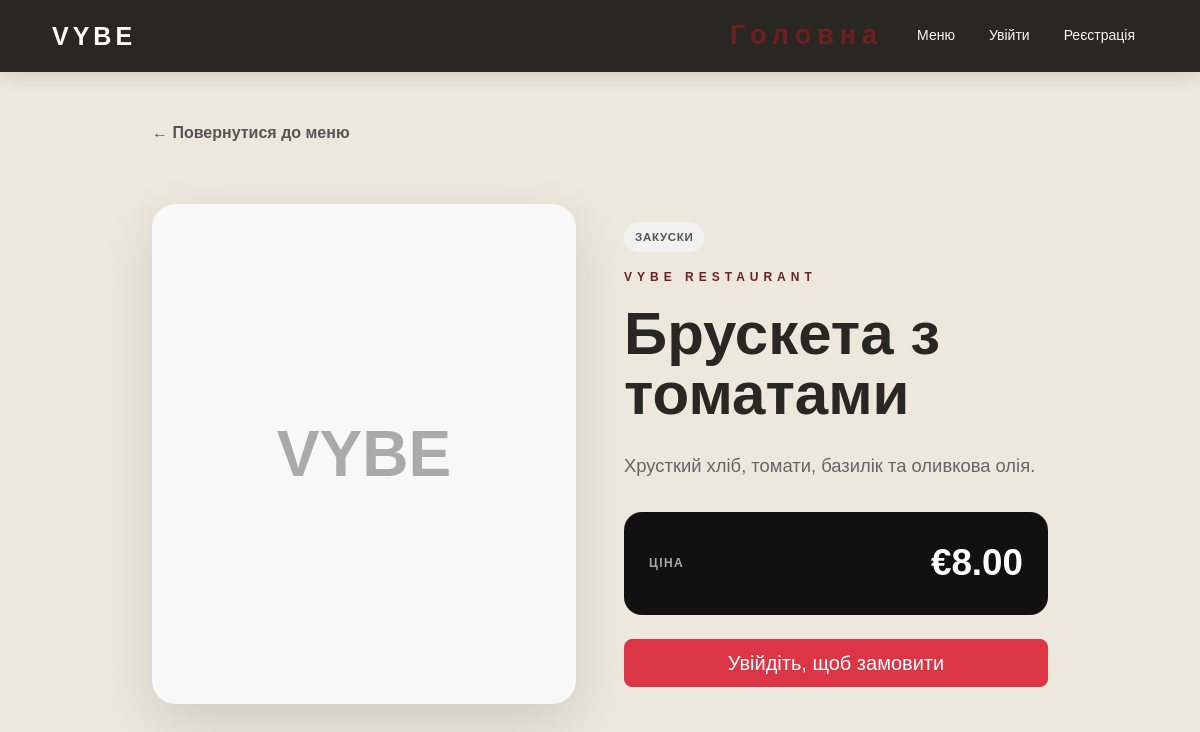
The page /dish/1 on the database as committed earlier.
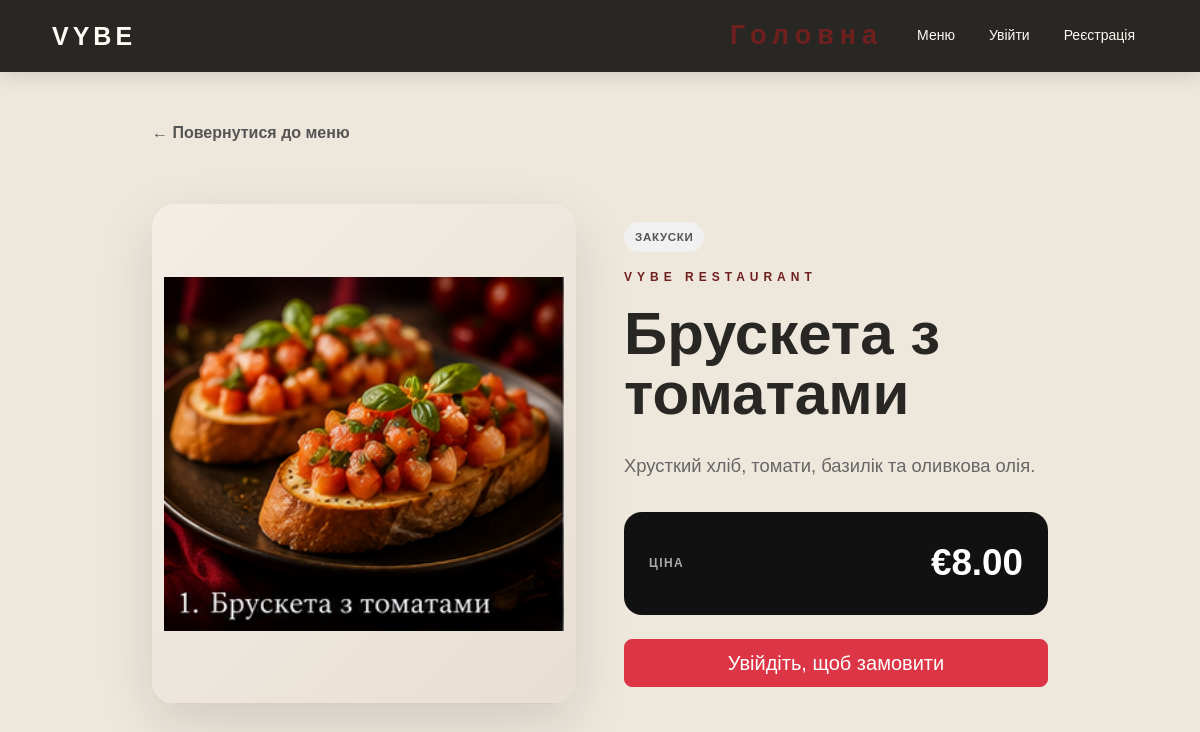
The same page on the database as committed later.
### online_restauraunt.py (models this page shows)
class Dish(db.Model):
    id = db.Column(
        db.Integer,
        primary_key=True
    )
    name = db.Column(
        db.String(200),
        nullable=False
    )
    description = db.Column(
        db.Text,
        nullable=False
    )
    price = db.Column(
        db.Float,
        nullable=False
    )
    category = db.Column(
        db.String(100),
        nullable=False
    )
    image = db.Column(
        db.String(255),
        nullable=True
    )

### online_restauraunt.py (the view)
@app.route("/dish/<int:dish_id>")
@cache.cached(timeout=300)
def dish(dish_id):
    selected_dish = Dish.query.get_or_404(
        dish_id
    )
    return render_template(
        "dish.html",
        dish=selected_dish
    )

### online_restauraunt.py (called while the page is built)
@app.context_processor
def inject_csrf_token():
    return {
        "csrf_token": get_csrf_token
    }

@app.before_request
def security_check():
    if request.method in {
        "POST",
        "PUT",
        "PATCH",
        "DELETE"
    }:
        validate_csrf()
        validate_origin()

### templates/dish.html (shortened to what this page needs)
{% extends "base.html" %}
{% block content %}
<section class="dish-page py-5">
    <div class="container">
        <a
            href="{{ url_for('menu') }}"
            class="back-link"
        >
            ← Повернутися до меню
        </a>
        <div class="row g-5 align-items-center mt-2">
            <div class="col-12 col-lg-6">
                <div class="dish-image-wrapper">
                    {% if dish.image %}
                    <img
                        src="{{ url_for(
                            'static',
                            filename='images/uploads/' + dish.image
                        ) }}"
                        alt="{{ dish.name }}"
                        class="dish-image"
                    >
                    {% else %}
                    <div class="dish-no-image">
                        VYBE
                    </div>
                    {% endif %}
                </div>
            </div>
            <div class="col-12 col-lg-6">
                <div class="dish-info">
                    <span class="menu-category-badge">
                        {{ dish.category }}
                    </span>
                    <p class="hero-small mt-3">
                        VYBE RESTAURANT
                    </p>
                    <h1>
                        {{ dish.name }}
                    </h1>
                    <p class="dish-description">
                        {{ dish.description }}
                    </p>
                    <div class="dish-price-box">
                        <span>
                            Ціна
                        </span>
                        <strong>
                            €{{ "%.2f"|format(dish.price) }}
                        </strong>
                    </div>
                    {% if session.get("user_id") %}
                    <form
                        method="POST"
                        action="{{ url_for('add_to_cart') }}"
                        class="mt-4"
                    >
                        <input
                            type="hidden"
                            name="csrf_token"
                            value="{{ csrf_token() }}"
                        >
                        <input
                            type="hidden"
                            name="dish_id"
                            value="{{ dish.id }}"
                        >
                        <button
                            type="submit"
                            class="btn btn-danger btn-lg w-100"
                        >
                            Додати до кошика
                        </button>
                    </form>
                    {% else %}
                    <a
                        href="{{ url_for('login') }}"
                        class="btn btn-danger btn-lg w-100 mt-4"
                    >
                        Увійдіть, щоб замовити
                    </a>
                    {% endif %}
                </div>
            </div>
        </div>
    </div>
</section>
{% endblock %}

### templates/base.html (shortened to what this page needs)
<!DOCTYPE html>
<html lang="uk">
<head>
    <link
        href="https://cdn.jsdelivr.net/npm/bootstrap@5.3.3/dist/css/bootstrap.min.css"
        rel="stylesheet"
    >
    <link
        rel="stylesheet"
        href="{{ url_for('static', filename='css/styles.css') }}"
    >
</head>
<body>
<header class="vybe-header">
    <div class="container">
        <a href="{{ url_for('index') }}" class="vybe-logo">
            VYBE
        </a>
        <nav class="vybe-nav">
    <a href="{{ url_for('index') }}">
    </a>
    <a href="{{ url_for('menu') }}">
        Меню
    </a>
    {% if not session.get("user_id") and not session.get("is_admin") %}
        <a href="{{ url_for('login') }}">
            Увійти
        </a>
        <a href="{{ url_for('register') }}">
            Реєстрація
        </a>
    {% endif %}
</nav>
    </div>
</header>
<main>
    {% block content %}
    {% endblock %}
</main>
</body>
</html>

### templates/base.html (style rules this page uses)
.vybe-header { height: 72px; background: #292724; display: flex; align-items: center; position: sticky; top: 0; z-index: 1000; box-shadow: 0 4px 18px rgba(0, 0, 0, 0.12); }
.vybe-header .container { display: flex; align-items: center; justify-content: space-between; height: 100%; }
.vybe-logo { text-decoration: none; color: #fffaf4; font-size: 25px; font-weight: 800; letter-spacing: 4px; transition: 0.25s ease; }
.vybe-nav { display: flex; align-items: center; gap: 8px; }
.vybe-nav a, .vybe-nav button { text-decoration: none; color: #fffaf4; background: transparent; border: none; padding: 8px 13px; border-radius: 8px; font-size: 14px; font-weight: 500; transition: 0.25s ease; cursor: pointer; }

Rows that differ between the two databases and show on the page:
changed Dish "Брускета з томатами": image: picture added; image empty → "bruschetta_tomatoes.jpg" (drawn)
Other text that changed with them:
text no longer shown: "VYBE"
